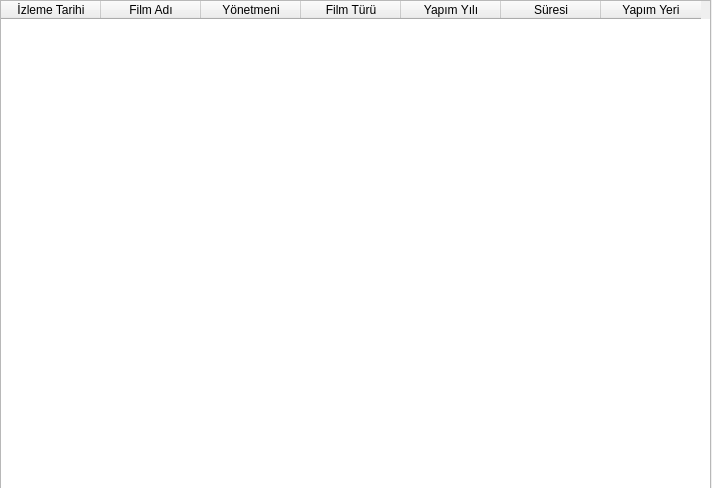
<?xml version="1.0" encoding="UTF-8"?>
<ui version="4.0">
 <class>Form</class>
 <widget class="QWidget" name="Form">
  <property name="geometry">
   <rect>
    <x>0</x>
    <y>0</y>
    <width>712</width>
    <height>488</height>
   </rect>
  </property>
  <property name="windowTitle">
   <string>İzleme Geçmişi</string>
  </property>
  <widget class="QTableWidget" name="izlemegecmisi">
   <property name="geometry">
    <rect>
     <x>0</x>
     <y>0</y>
     <width>711</width>
     <height>491</height>
    </rect>
   </property>
   <property name="contextMenuPolicy">
    <enum>Qt::NoContextMenu</enum>
   </property>
   <column>
    <property name="text">
     <string>İzleme Tarihi</string>
    </property>
   </column>
   <column>
    <property name="text">
     <string>Film Adı</string>
    </property>
   </column>
   <column>
    <property name="text">
     <string>Yönetmeni</string>
    </property>
   </column>
   <column>
    <property name="text">
     <string>Film Türü</string>
    </property>
   </column>
   <column>
    <property name="text">
     <string>Yapım Yılı</string>
    </property>
   </column>
   <column>
    <property name="text">
     <string>Süresi</string>
    </property>
   </column>
   <column>
    <property name="text">
     <string>Yapım Yeri</string>
    </property>
   </column>
  </widget>
 </widget>
 <resources/>
 <connections/>
</ui>
